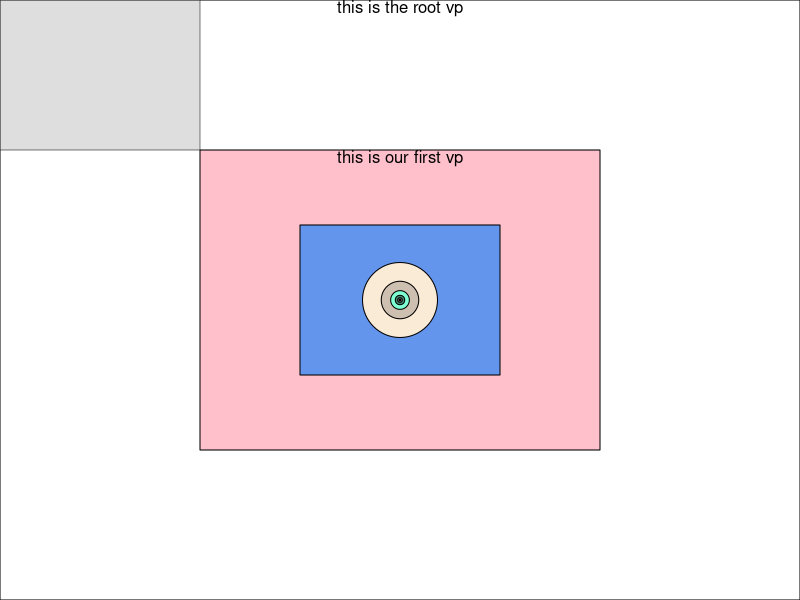

Here is the R script that generated this plot: (Note: this script raises an error after producing the figure.)
## ---- chunk 1
## this is needed to keep the graphical device open so that we can build 
## our layered grid figure
knitr::opts_knit$set(global.device = TRUE)
## ---- chunk 2
library(grid)
grid.newpage()

grid.rect()
grid.text("this is the root vp", x = 0.5, y = 1, 
          just = c("centre", "top"))

our_first_vp <- viewport(x = 0.5, y = 0.5, 
                         height = 0.5, width = 0.5,
                         just = c("centre", "centre"))

pushViewport(our_first_vp)

grid.rect(gp = gpar(fill = "pink"))
grid.text("this is our first vp", x = 0.5, y = 1, 
          just = c("centre", "top"))
## ---- chunk 3
our_first_vp <- viewport(x = 0.5, y = 0.5, 
                         height = 0.5, width = 0.5,
                         just = c("centre", "centre"))

pushViewport(our_first_vp)

grid.rect(gp = gpar(fill = "cornflowerblue"))
## ---- chunk 4
for (i in 1:10) {
  our_first_vp <- viewport(x = 0.5, y = 0.5, 
                           height = 0.5, width = 0.5,
                           just = c("centre", "centre"))
  
  pushViewport(our_first_vp)
  
  grid.circle(gp = gpar(fill = colors()[i*3]))
}
## ---- chunk 5
upViewport(12)

current.viewport()
## ---- chunk 6
top_left_vp <- viewport(x = 0.25, y = 0.75, 
                        height = 0.25, width = 0.25,
                        just = c("right", "bottom"))

pushViewport(top_left_vp)

grid.rect(gp = gpar(fill = "grey", alpha = 0.5))
## ---- chunk 7
## close the graphical device again
knitr::opts_knit$set(global.device = FALSE)
invisible(dev.off())
## ---- chunk 8

p1_lattice <- xyplot(price ~ carat, data = diamonds)
p2_lattice <- histogram(~ price, data = diamonds)

p1_ggplot <- ggplot(aes(x = carat, y = price), data = diamonds) +
  geom_point()
p2_ggplot <- ggplot(diamonds, aes(x = price)) +
  geom_histogram()

### clear plot area
grid.newpage()

### define first plotting region (viewport)
vp1 <- viewport(x = 0, y = 0, 
                height = 0.5, width = 0.5,
                just = c("left", "bottom"),
                name = "lower left")

### enter vp1 
pushViewport(vp1)

### show the plotting region (viewport extent)
grid.rect()

### plot a plot - needs to be printed (and newpage set to FALSE)!!!
print(p1_lattice, newpage = FALSE)

### leave vp1 - up one level (into root vieport)
upViewport(1)

### define second plot area
vp2 <- viewport(x = 1, y = 0, 
                height = 0.5, width = 0.5,
                just = c("right", "bottom"),
                name = "lower right")

### enter vp2
pushViewport(vp2)

### show the plotting region (viewport extent)
grid.rect()

### plot another plot
print(p2_lattice, newpage = FALSE)

### leave vp2
upViewport(1)


vp3 <- viewport(x = 0, y = 1, 
                height = 0.5, width = 0.5,
                just = c("left", "top"),
                name = "upper left")

pushViewport(vp3)

### show the plotting region (viewport extent)
grid.rect()

print(p1_ggplot, newpage = FALSE)

upViewport(1)


vp4 <- viewport(x = 1, y = 1, 
                height = 0.5, width = 0.5,
                just = c("right", "top"),
                name = "upper right")

pushViewport(vp4)

### show the plotting region (viewport extent)
grid.rect()

print(p2_ggplot, newpage = FALSE)

upViewport(1)
## ---- chunk 9
my_theme <- trellis.par.get()
my_theme$strip.background$col <- "grey80"
my_theme$plot.symbol$pch <- 16
my_theme$plot.symbol$col <- "grey60"
my_theme$plot.polygon$col <- "grey90"

scatter_lattice <- xyplot(price ~ carat | cut, 
                          data = diamonds, 
                          panel = function(x, y, ...) {
                            panel.xyplot(x, y, ...)
                            lm1 <- lm(y ~ x)
                            lm1sum <- summary(lm1)
                            r2 <- lm1sum$adj.r.squared
                            panel.text(labels = 
                                         bquote(italic(R)^2 == 
                                                  .(format(r2, 
                                                           digits = 3))),
                                       x = 4, y = 1000)
                            panel.smoother(x, y, method = "lm", 
                                           col = "black", 
                                           col.se = "black",
                                           alpha.se = 0.3)
                            },
                          xscale.components = xscale.components.subticks,
                          yscale.components = yscale.components.subticks,
                          as.table = TRUE)

l_sc <- update(scatter_lattice, par.settings = my_theme)
xy <- kde2d(x = diamonds$carat, y = diamonds$price, n = 100) 
xy_tr <- con2tr(xy)
offset <- max(xy_tr$z) * 0.2
z_range <- seq(min(xy_tr$z), max(xy_tr$z) + offset, offset * 0.01)

l_sc <- update(scatter_lattice, aspect = 1, par.settings = my_theme, 
               between = list(x = 0.3, y = 0.3),
               panel=function(x,y) {
                 xy <- kde2d(x,y, n = 100) 
                 xy_tr <- con2tr(xy)                 
                 panel.levelplot(xy_tr$x, xy_tr$y, xy_tr$z, asp = 1,
                                 subscripts = seq(nrow(xy_tr)), 
                                 contour = FALSE, region = TRUE, 
                                 col.regions = c("white", 
                                                 rev(clrs_hcl(10000))),
                                 at = z_range)
                 lm1 <- lm(y ~ x)
                 lm1sum <- summary(lm1)
                 r2 <- lm1sum$adj.r.squared
                 panel.abline(a = lm1$coefficients[1], 
                              b = lm1$coefficients[2])
                 panel.text(labels = 
                              bquote(italic(R)^2 == 
                                       .(format(r2, digits = 3))),
                            x = 4, y = 1000)
                 #panel.xyplot(x,y) 
                 } 
               ) 


grid.newpage()
#grid.rect()
print(l_sc, newpage = FALSE)
#grid.rect()
downViewport(trellis.vpname(name = "figure"))
#grid.rect()
vp1 <- viewport(x = 1, y = 0, 
                height = 0.5, width = 0.3,
                just = c("right", "bottom"),
                name = "legend.vp")

pushViewport(vp1)
#grid.rect()

vp1_1 <- viewport(x = 0.2, y = 0.5, 
                  height = 0.7, width = 0.5,
                  just = c("left", "centre"),
                  name = "legend.key")

pushViewport(vp1_1)
#grid.rect()

key <- draw.colorkey(key = list(col = c("white", rev(clrs_hcl(10000))),
                                at = z_range), draw = TRUE)

seekViewport("legend.vp")
#grid.rect()
vp1_2 <- viewport(x = 1, y = 0.5, 
                  height = 1, width = 0.3,
                  just = c("right", "centre"),
                  name = "legend.text", angle = 0)

pushViewport(vp1_2)
#grid.rect()

grid.text("estimated point density", 
          x = 0, y = 0.5, rot = 270, 
          just = c("centre", "bottom"))

upViewport(3)

